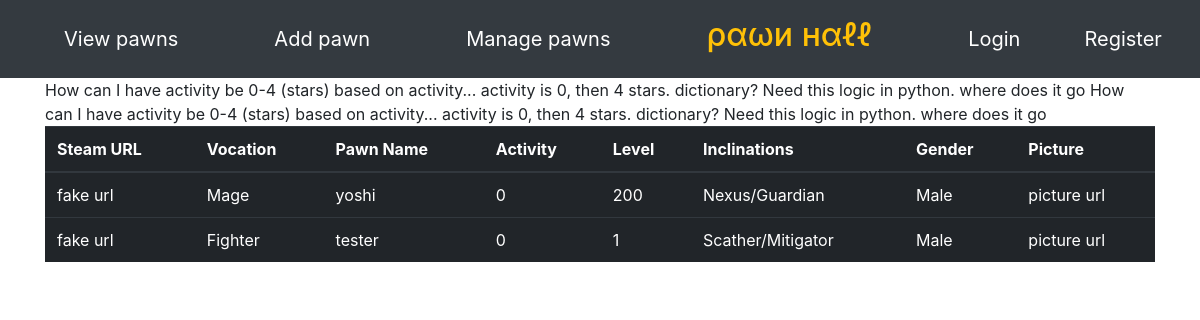
The app's page /, older data.
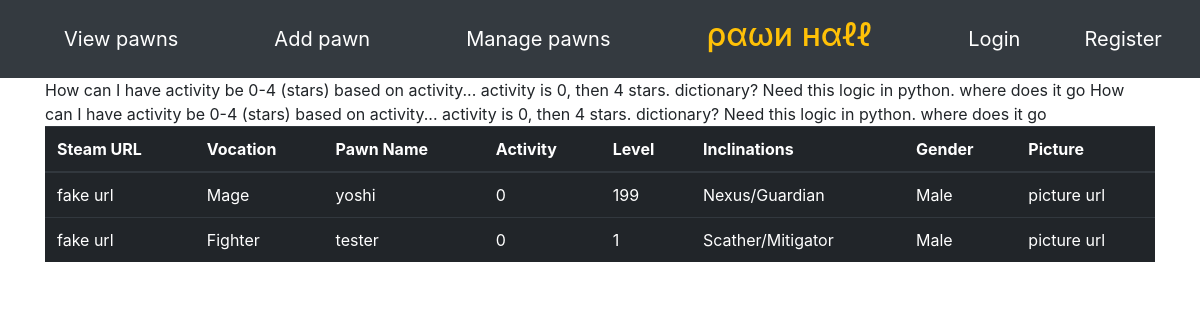
The same page, newer data.
### pawnlisting/models.py (models this page shows, shortened)
class Pawn(models.Model):
    id = models.AutoField(primary_key=True)
    name = models.CharField(max_length=30)
    vocation = models.CharField(max_length=20, choices=build_choices(vocations))
    level = models.IntegerField()
    gender = models.CharField(max_length=10, choices=build_choices(genders))
    PRIMARY_INCLINATION_CHOICES = build_choices(inclinations)
    SECONDARY_INCLINATION_CHOICES = PRIMARY_INCLINATION_CHOICES[:] + [("None", "None")]
    primary_inclination = models.CharField(max_length=30, choices=PRIMARY_INCLINATION_CHOICES)
    secondary_inclination= models.CharField(max_length=30, choices=SECONDARY_INCLINATION_CHOICES)
    created_by = models.ForeignKey("auth.User", default=None, null=False, on_delete=models.CASCADE)
    last_modified = models.DateTimeField(default=timezone.now)
    @property
    def activity(self):
        time_since_modified = timezone.now() - self.last_modified
        return time_since_modified.days % 7 # Weeks since modified

### pawnlisting/views.py (the view)
# urls.py: path('', views.PawnList.as_view(), name='list_pawn'),
class PawnList(ListView):
    model = Pawn
    template_name = "pawnlisting/pawn_list.html"
    def get_queryset(self):
        return Pawn.objects.all()

### pawnlisting/templates/pawnlisting/pawn_list.html (shortened to what this page needs)
{% include "pawnlisting/base.html" %}
<div class="container">
    <table class="table table-dark">
    <thead>
        <th scope="col">Steam URL</th>
        <th scope="col">Vocation</th>
        <th scope="col">Pawn Name</th>
        <th scope="col">Activity</th>
        <th scope="col">Level</th>
        <th scope="col">Inclinations</th>
        <th scope="col">Gender</th>
        <th scope="col">Picture</th>
    </thead>
    <tbody>
        {% for pawn in pawn_list %}
            <tr>
                <td>fake url</td>
                <td>{{ pawn.vocation }}</td>
                <td>{{ pawn.name }}</td>
                <td>{{ pawn.activity }}</td>
                <td>{{ pawn.level }}</td>
                <td>{{ pawn.primary_inclination }}/{{ pawn.secondary_inclination }}</td>
                <td>{{ pawn.gender }}</td>
                <td>picture url</td>
            </tr>
        {% endfor %}
    </tbody>
    </table>
</div>

### pawnlisting/templates/pawnlisting/base.html (shortened to what this page needs)
{% load static %}
<link rel="stylesheet" href="https://maxcdn.bootstrapcdn.com/bootstrap/4.0.0/css/bootstrap.min.css">
<nav class="navbar navbar-expand-lg navbar-dark bg-dark">
    <div class="navbar-collapse collapse w-100 dual-collapse2 order-1 order-md-0">
        <ul class="navbar-nav ml-auto text-center">
            <a class="navbar-brand nav-item mx-5" href="{% url 'list_pawn' %}"> View pawns </a>
            <a class="navbar-brand nav-item mx-5" href="{% url 'create_pawn' %}"> Add pawn </a>
            <a class="navbar-brand nav-item mx-5" href="{% url 'manage_pawns' %}"> Manage pawns </a>
        </ul>
    </div>
    <h2 class="text-warning navbar-text nav-item mx-5" style="white-space: nowrap;"> ραωи нαℓℓ </h2>
    <div class="navbar-collapse collapse w-100 dual-collapse2 order-2 order-md-2 mx-5">
        <ul class="navbar-nav mr-auto text-center">
            {% if user.is_authenticated %}
                <li class="nav-item dropdown">
                        <a class="nav-link dropdown-toggle" href="#" id="navbarDropdown" role="button"
                                    data-toggle="dropdown" aria-haspopup="true" aria-expanded="false">
                                    Logged in as {{ user.username }}
                        </a>
                        <div class="dropdown-menu" aria-labelledby="navbarDropdown">
                        <a class="dropdown-item" href="{% url 'logout' %}"> Logout </a>
                        </div>
                </li>
            {% else %}
                <a class="navbar-brand" href="{% url 'login' %}"> Login </a>
            {% endif %}
            <a class="navbar-brand nav-item mx-5" href="/register"> Register </a>
        </ul>
    </div>
</nav>

Row changes from the older to the newer data that the page shows:
changed Pawn "Mage": level "200" → "199"
